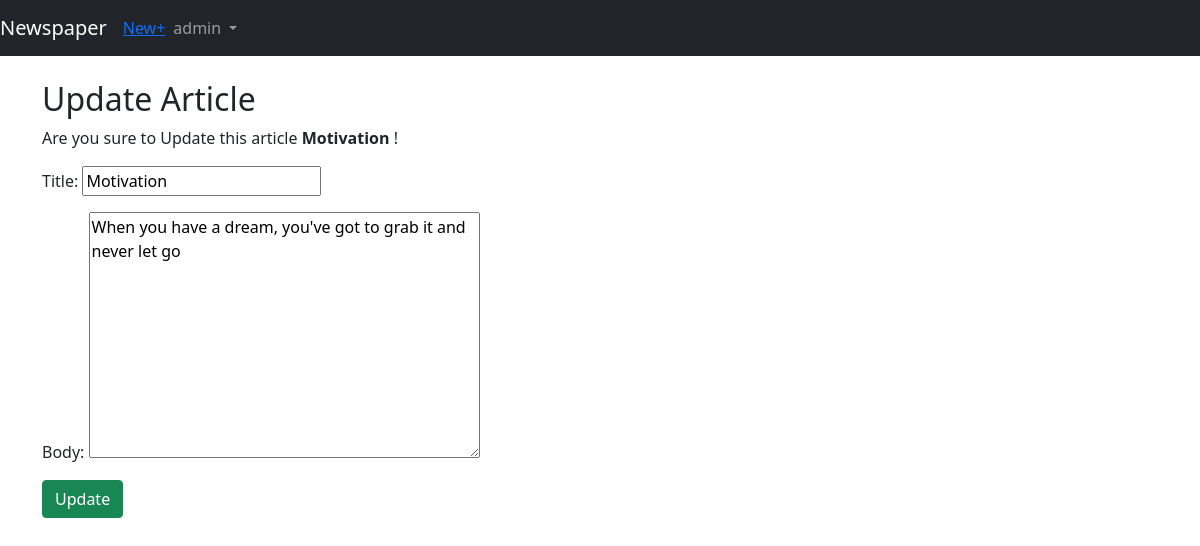
The page /article/1/edit (signed in) on the database its author committed.
### users/models.py (models this page shows)
class CustomUser(AbstractUser):
    age=models.PositiveIntegerField(null=True,blank=True)

### article/models.py (models this page shows, shortened)
class article(models.Model):
    title=models.CharField(max_length=200)
    body=models.TextField()
    auther=models.ForeignKey(get_user_model(),on_delete=models.CASCADE,)
    date=models.DateField(auto_now_add=True)

### article/views.py (the view)
# urls.py: path('<int:pk>/edit',articleEdit.as_view(),name='article_Edit'),
class articleEdit(LoginRequiredMixin,UpdateView):
    model=article
    template_name='update.html'
    fields=('title','body')
    login_url='login'
    def dispatch(self, request, *args, **kwargs) :
        obj=self.get_object()
        if obj.auther!=self.request.user:
            raise PermissionDenied
        return super().dispatch(request, *args, **kwargs)

### templates/update.html (shortened to what this page needs)
{% extends 'base.html' %}
{% block content %}
<h2>Update Article</h2>
<p>Are you sure to Update this article <b>{{article.title}}</b> !</p>
<form action="" method="post">
    {{form.as_p}}
    <button class="btn btn-success ml-2" type="submit">Update</button>
</form>
{% endblock content %}

### templates/base.html (shortened to what this page needs)
<!DOCTYPE html>
<html lang="en">
<head>
    <link href="https://cdn.jsdelivr.net/npm/bootstrap@5.0.2/dist/css/bootstrap.min.css" rel="stylesheet">
</head>
<body>
    <nav class="navbar navbar-expand-md navbar-dark bg-dark mb-4">
        <a class="navbar-brand" href="{% url 'article_view' %}">Newspaper</a>
        <a href="{% url 'new_view' %}">New+</a>
    <div class="collapse navbar-collapse" id="navbarCollapse">
        {% if user.is_authenticated %}
            <ul class="navbar-nav ml-auto">
                <li class="nav-item">
                    <a class="nav-link dropdown-toggle" href="#" id="userMenu"
                        data-toggle="dropdown" aria-haspopup="true"
                        aria-expanded="false">
                        {{ user.username }}
                    </a>
                </li>
                <a class="dropdown-item" href="{% url 'logout' %}">Log Out</a>
                <a class="dropdown-item"href="{% url 'password_change'%}">Change password</a>
            </ul>
            {% endif %}
        </div>
    </nav>
    <div class="container">
        {% block content %}
        {% endblock content %}
    </div>
</body>
</html>

### rows shown on the page
CustomUser: username "admin"
article: title "Motivation", body "When you have a dream, you've got to grab it and never let go"
